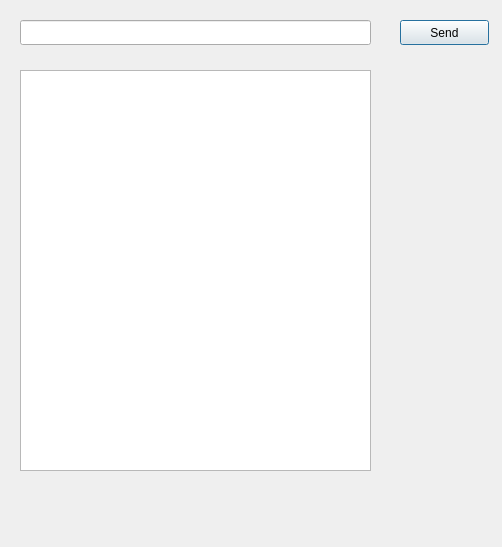
<?xml version="1.0" encoding="UTF-8"?>
<ui version="4.0">
 <class>Dialog</class>
 <widget class="QDialog" name="Dialog">
  <property name="geometry">
   <rect>
    <x>0</x>
    <y>0</y>
    <width>502</width>
    <height>547</height>
   </rect>
  </property>
  <property name="windowTitle">
   <string>Dialog</string>
  </property>
  <widget class="QPushButton" name="SendButton">
   <property name="geometry">
    <rect>
     <x>400</x>
     <y>20</y>
     <width>89</width>
     <height>25</height>
    </rect>
   </property>
   <property name="text">
    <string>Send</string>
   </property>
  </widget>
  <widget class="QLineEdit" name="lineInput">
   <property name="geometry">
    <rect>
     <x>20</x>
     <y>20</y>
     <width>351</width>
     <height>25</height>
    </rect>
   </property>
  </widget>
  <widget class="QTextEdit" name="SerialOutput">
   <property name="geometry">
    <rect>
     <x>20</x>
     <y>70</y>
     <width>351</width>
     <height>401</height>
    </rect>
   </property>
  </widget>
 </widget>
 <resources/>
 <connections/>
</ui>
